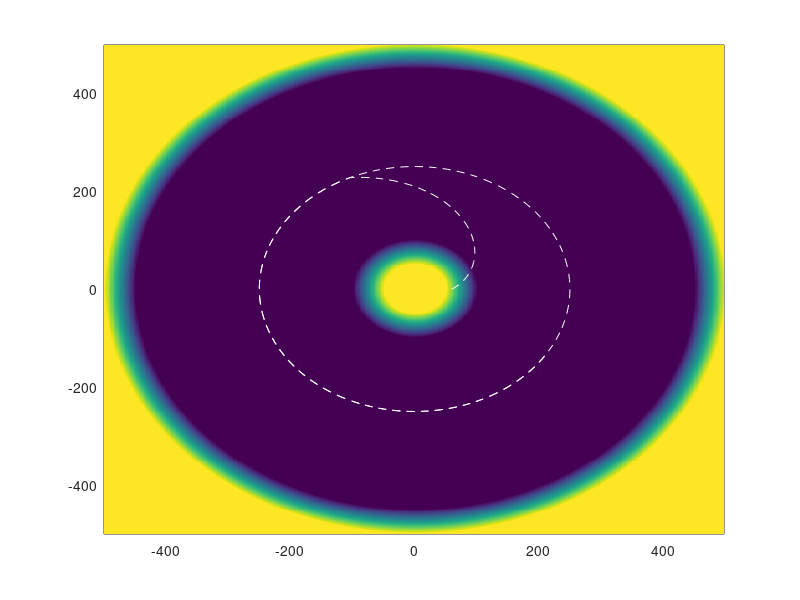

This chart was generated by the following MATLAB code: (Note: this script raises an error after producing the figure.)
clear all

m=500;
n=500;
dx=2.0;
dy=2.0;

x=[0:m-1]*dx-m/2*dx;
y=[0:n-1]*dy-n/2*dy;

[X,Y]=meshgrid(x,y);

R1=450;
R2=100;
Slope=0.24;
Slope_is=0.24;

dep=zeros(n,m)+10.0;

for j=1:n
    for i=1:m
        r=sqrt(X(j,i)^2+Y(j,i)^2);
        if r>R1
            dep(j,i)=10.0-(r-R1)*Slope;
        end
        if r<R2
            dep(j,i)=10.0-(R2-r)*Slope_is;
        end
        
    end
end
dep(dep<-2.0)=-2.0;


pcolor(X,Y,-dep),shading flat

Rs=R2-40.0;
x0=Rs;
y0=0.0;
speed0=10.0;

t=[0:300];
xship(1)=x0;
yship(1)=y0;
Rship=250;
actsp(1)=0.0;
t0=50;

for it=2:length(t)
    if(t(it)<t0)
    rship=Rs+(Rship-Rs)*t(it)/t0;
    else
        rship=Rship;
    end
    omega=speed0/Rship;
    angle=t(it)*omega;
    xship(it)=rship*cos(angle);
    yship(it)=rship*sin(angle);
    actsp(it)=sqrt((xship(it)-xship(it-1))^2+(yship(it)-yship(it-1))^2)/(t(it)-t(it-1));
end

hold on
plot(xship,yship,'w--')

vessel(:,1)=t;
vessel(:,2)=xship+m/2*dx;;
vessel(:,3)=yship+n/2*dy;;
%vessel(:,4)=actsp;

save -ASCII depth.txt dep
save -ASCII vessel_0001 vessel